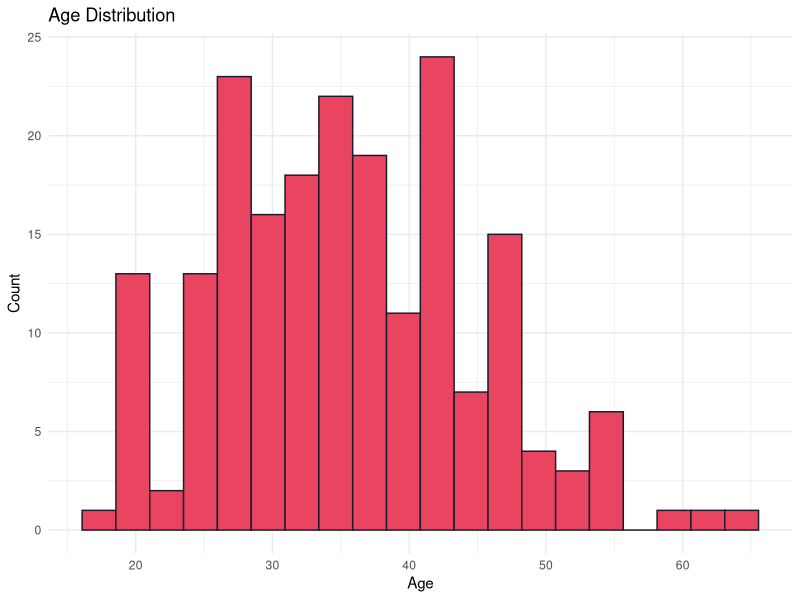
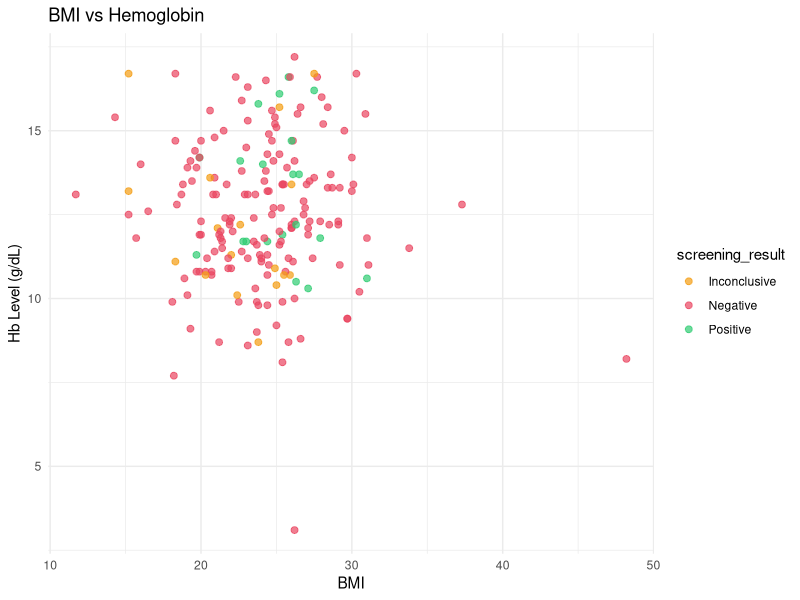
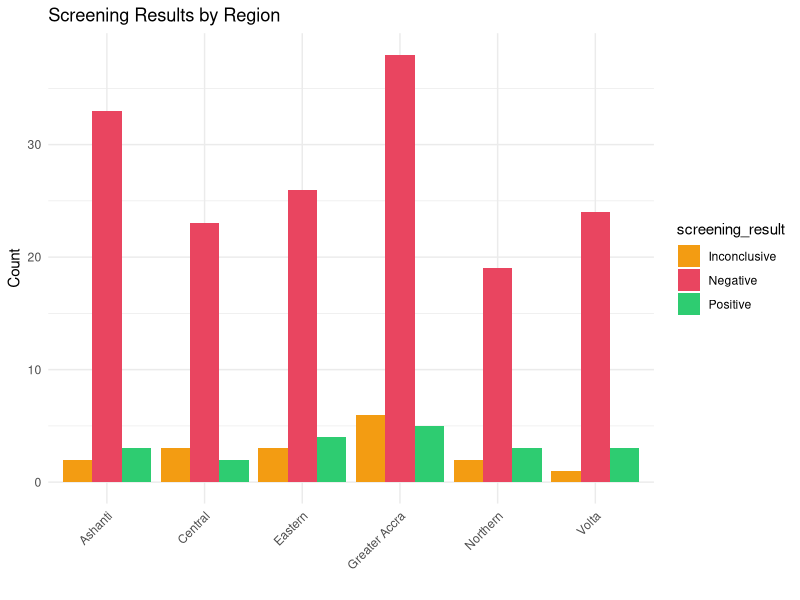

The R script that drew these images, in order:
# RWT Qlax Bootcamp — R Demo Script
# Run this in RStudio during the live session.
# Usage: Click "Source" button or Ctrl+Shift+Enter

library(tidyverse)

# Load the practice dataset
data <- read_csv("rwt_qlax_health_survey.csv")

# 1. Quick overview
cat("==================================================\n")
cat("DATASET OVERVIEW\n")
cat("==================================================\n")
cat("Rows:", nrow(data), "\n")
cat("Columns:", ncol(data), "\n\n")
glimpse(data)

# 2. Descriptive statistics
cat("\n==================================================\n")
cat("DESCRIPTIVE STATISTICS\n")
cat("==================================================\n")
summary(data)

# 3. Frequency counts
cat("\n==================================================\n")
cat("SCREENING RESULTS\n")
cat("==================================================\n")
table(data$screening_result)

cat("\n==================================================\n")
cat("FACILITIES BY REGION\n")
cat("==================================================\n")
table(data$region)

# 4. Data quality check
cat("\n==================================================\n")
cat("DATA QUALITY CHECK\n")
cat("==================================================\n")
cat("Missing values per column:\n")
colSums(is.na(data))
cat("\nDuplicate IDs:", sum(duplicated(data$patient_id)), "\n")
cat("Unique sex values:", unique(data$sex), "\n")

# 5. Visualizations

# Age distribution
p1 <- ggplot(data, aes(x = age)) +
  geom_histogram(bins = 20, fill = "#e94560", color = "#1a1a2e") +
  labs(title = "Age Distribution", x = "Age", y = "Count") +
  theme_minimal()

# BMI vs Hemoglobin scatter
p2 <- ggplot(data, aes(x = bmi, y = hb_level, color = screening_result)) +
  geom_point(size = 2, alpha = 0.7) +
  scale_color_manual(values = c("#f39c12", "#e94560", "#2ecc71")) +
  labs(title = "BMI vs Hemoglobin", x = "BMI", y = "Hb Level (g/dL)") +
  theme_minimal()

# Screening by region
p3 <- ggplot(data, aes(x = region, fill = screening_result)) +
  geom_bar(position = "dodge") +
  scale_fill_manual(values = c("#f39c12", "#e94560", "#2ecc71")) +
  labs(title = "Screening Results by Region", x = "", y = "Count") +
  theme_minimal() +
  theme(axis.text.x = element_text(angle = 45, hjust = 1))

# Simple regression
model <- lm(hb_level ~ age + bmi, data = data)
cat("\n==================================================\n")
cat("REGRESSION: hb_level ~ age + bmi\n")
cat("==================================================\n")
summary(model)

# Display plots
print(p1)
print(p2)
print(p3)

cat("\nDone!\n")
